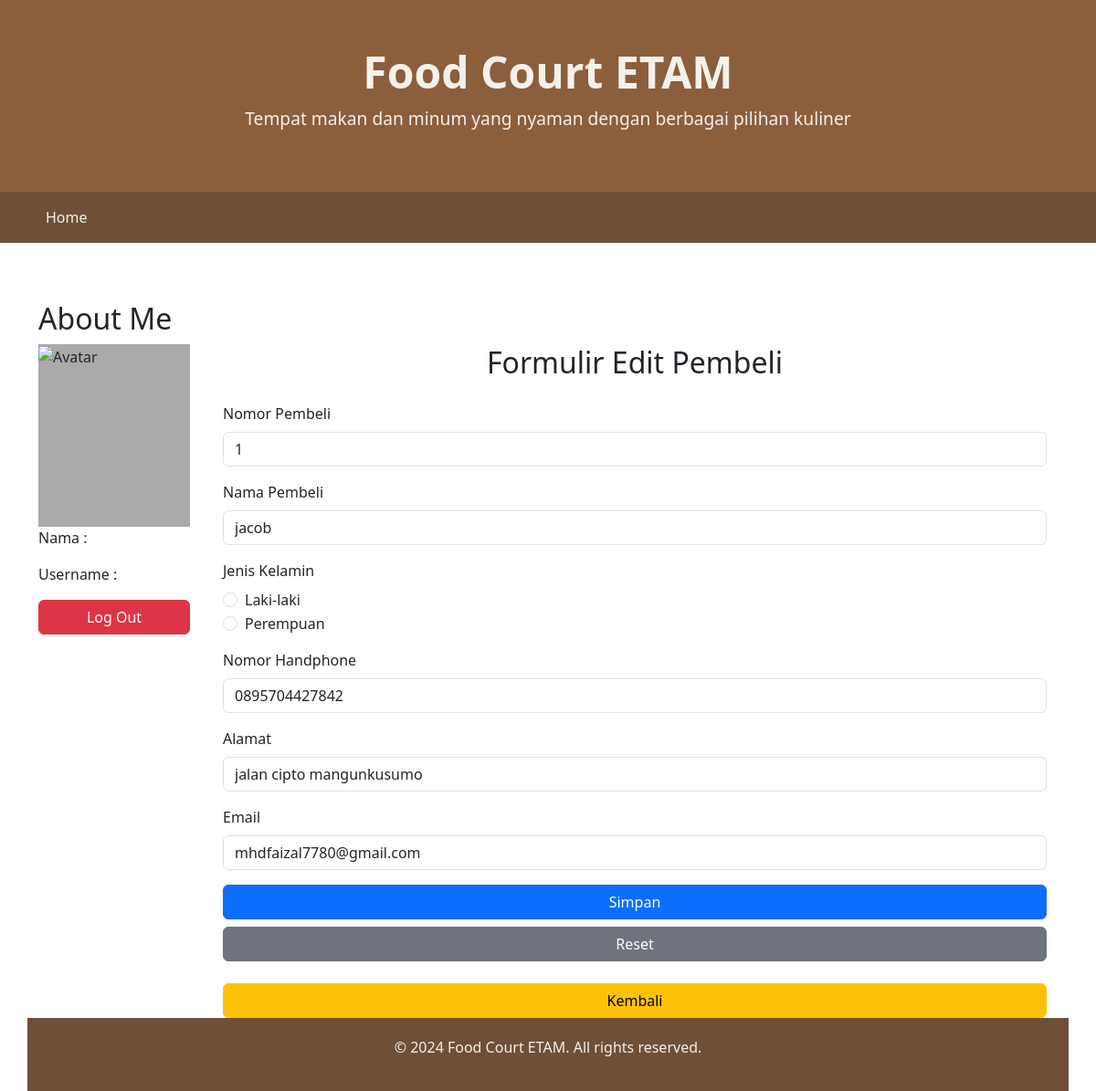
Screenshot of /my.php?p=pembeli_edit&id=1 with the database file from the repository.
### tables this page shows
CREATE TABLE `t_pembeli` (
  `id` int(11) NOT NULL,
  `no_pembeli` int(11) NOT NULL,
  `nama` varchar(50) NOT NULL,
  `gender` varchar(50) NOT NULL,
  `alamat` varchar(50) NOT NULL,
  `telepon` varchar(15) NOT NULL,
  `email` varchar(25) NOT NULL,
  `aktif` int(11) NOT NULL
);

### page5a/pembeli_edit.php (the view, shortened to what this page needs)
<?php
include "connect.php";
$id = $_GET['id'];
$sql = "SELECT * FROM t_pembeli WHERE id = $id";
$result = mysqli_query($conn, $sql);
if (mysqli_num_rows($result) > 0) {
    while ($row = mysqli_fetch_assoc($result)) {
        $no_pembeli = $row['no_pembeli'];
        $nama = $row['nama'];
        $gender = $row['gender'];
        $nohp = $row['telepon'];
        $alamat = $row['alamat'];
        $email = $row['email'];
    }
}
?>
<!DOCTYPE html>
<html lang="en">
<head>
<link href="https://cdn.jsdelivr.net/npm/bootstrap@5.3.0-alpha1/dist/css/bootstrap.min.css" rel="stylesheet">
</head>
<body>
<div class="container mt-5">
    <h2 class="text-center mb-4">Formulir Edit Pembeli</h2>
    <form action="page5a/pembeli_editproses.php?id=<?php echo $id ?>" method="POST">
        <div class="mb-3">
            <label for="nopembeli" class="form-label">Nomor Pembeli</label>
            <input type="text" class="form-control" id="nopembeli" name="nopembeli" value="<?php echo $no_pembeli ?>" required>
        </div>
        <div class="mb-3">
            <label for="namapembeli" class="form-label">Nama Pembeli</label>
            <input type="text" class="form-control" id="namapembeli" name="namapembeli" value="<?php echo $nama ?>" required>
        </div>
        <div class="mb-3">
            <label for="gender" class="form-label">Jenis Kelamin</label>
            <div class="form-check">
                <input type="radio" class="form-check-input" id="laki-laki" name="gender" value="laki-laki" <?php if ($gender == "laki-laki") { echo "checked"; } ?>>
                <label class="form-check-label" for="laki-laki">Laki-laki</label>
            </div>
            <div class="form-check">
                <input type="radio" class="form-check-input" id="perempuan" name="gender" value="perempuan" <?php if ($gender == "perempuan") { echo "checked"; } ?>>
                <label class="form-check-label" for="perempuan">Perempuan</label>
            </div>
        </div>
        <div class="mb-3">
            <label for="nohp" class="form-label">Nomor Handphone</label>
            <input type="text" class="form-control" id="nohp" name="nohp" value="<?php echo $nohp ?>" required>
        </div>
        <div class="mb-3">
            <label for="alamat" class="form-label">Alamat</label>
            <input type="text" class="form-control" id="alamat" name="alamat" value="<?php echo $alamat ?>" required>
        </div>
        <div class="mb-3">
            <label for="email" class="form-label">Email</label>
            <input type="email" class="form-control" id="email" name="email" value="<?php echo $email ?>" required>
        </div>
        <div class="d-grid gap-2">
            <button type="submit" class="btn btn-primary">Simpan</button>
            <button type="reset" class="btn btn-secondary">Reset</button>
        </div>
        <br>
        <a href="my.php?p=pembeli" class="btn btn-warning form-check-label">Kembali</a>
    </form>
</div>
</body>
</html>

### mycss.css (style rules this page uses)
.form-control { width: 100%; padding: 10px; border: 1px solid #ccc; border-radius: 5px; }
.btn { width: 100%; padding: 10px; border: none; border-radius: 5px; cursor: pointer; }

### my.php (style rules this page uses)
body { background-color: #F4F1EB; color: #5B3A29; }

### rows the page displays
t_pembeli: nopembeli "1", namapembeli "jacob", gender "☐ Laki-laki", gender "☐ Perempuan", nohp "0895704427842", alamat "jalan cipto mangunkusumo", email "mhdfaizal7780@gmail.com"
